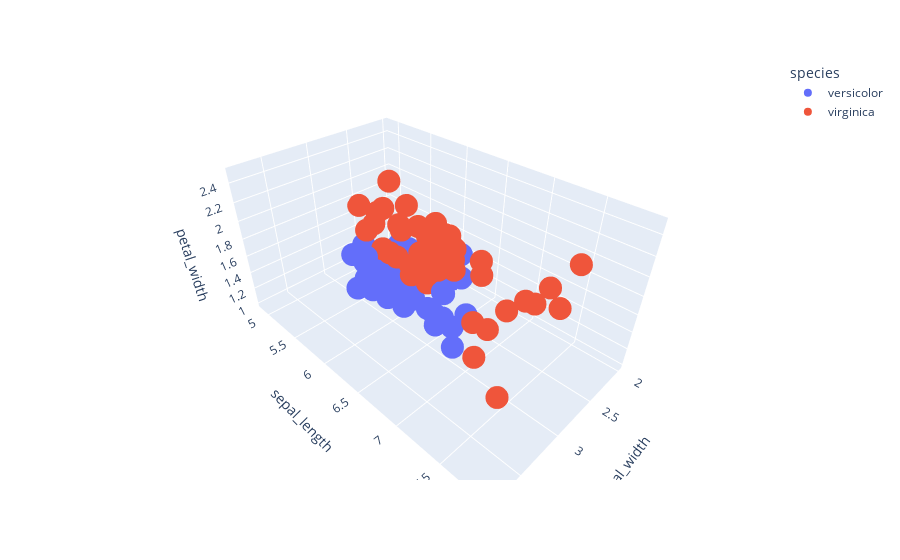

Notebook code cell kept with this figure:
### Code cell
df2 = df[df['species'].isin(['versicolor', 'virginica'])]
fig = px.scatter_3d(df2, x='sepal_width', y='sepal_length', z='petal_width', color='species')
fig.show()

### Figure 1 — Plotly figure (JSON) as saved in the notebook; plotly's stock layout.template omitted (floating-point values rounded to 4 significant figures)
{"data": [{"hovertemplate": "species=versicolor<br>sepal_width=%{x}<br>sepal_length=%{y}<br>petal_width=%{z}<extra></extra>", "legendgroup": "versicolor", "marker": {"color": "#636efa", "symbol": "circle"}, "mode": "markers", "name": "versicolor", "scene": "scene", "showlegend": true, "type": "scatter3d", "x": [3.2, 3.2, 3.1, 2.3, 2.8, 2.8, 3.3, 2.4, 2.9, 2.7, 2, 3, 2.2, 2.9, 2.9, 3.1, 3, 2.7, 2.2, 2.5, 3.2, 2.8, 2.5, 2.8, 2.9, 3, 2.8, 3, 2.9, 2.6, 2.4, 2.4, 2.7, 2.7, 3, 3.4, 3.1, 2.3, 3, 2.5, 2.6, 3, 2.6, 2.3, 2.7, 3, 2.9, 2.9, 2.5, 2.8], "y": [7, 6.4, 6.9, 5.5, 6.5, 5.7, 6.3, 4.9, 6.6, 5.2, 5, 5.9, 6, 6.1, 5.6, 6.7, 5.6, 5.8, 6.2, 5.6, 5.9, 6.1, 6.3, 6.1, 6.4, 6.6, 6.8, 6.7, 6, 5.7, 5.5, 5.5, 5.8, 6, 5.4, 6, 6.7, 6.3, 5.6, 5.5, 5.5, 6.1, 5.8, 5, 5.6, 5.7, 5.7, 6.2, 5.1, 5.7], "z": [1.4, 1.5, 1.5, 1.3, 1.5, 1.3, 1.6, 1, 1.3, 1.4, 1, 1.5, 1, 1.4, 1.3, 1.4, 1.5, 1, 1.5, 1.1, 1.8, 1.3, 1.5, 1.2, 1.3, 1.4, 1.4, 1.7, 1.5, 1, 1.1, 1, 1.2, 1.6, 1.5, 1.6, 1.5, 1.3, 1.3, 1.3, 1.2, 1.4, 1.2, 1, 1.3, 1.2, 1.3, 1.3, 1.1, 1.3]}, {"hovertemplate": "species=virginica<br>sepal_width=%{x}<br>sepal_length=%{y}<br>petal_width=%{z}<extra></extra>", "legendgroup": "virginica", "marker": {"color": "#EF553B", "symbol": "circle"}, "mode": "markers", "name": "virginica", "scene": "scene", "showlegend": true, "type": "scatter3d", "x": [3.3, 2.7, 3, 2.9, 3, 3, 2.5, 2.9, 2.5, 3.6, 3.2, 2.7, 3, 2.5, 2.8, 3.2, 3, 3.8, 2.6, 2.2, 3.2, 2.8, 2.8, 2.7, 3.3, 3.2, 2.8, 3, 2.8, 3, 2.8, 3.8, 2.8, 2.8, 2.6, 3, 3.4, 3.1, 3, 3.1, 3.1, 3.1, 2.7, 3.2, 3.3, 3, 2.5, 3, 3.4, 3], "y": [6.3, 5.8, 7.1, 6.3, 6.5, 7.6, 4.9, 7.3, 6.7, 7.2, 6.5, 6.4, 6.8, 5.7, 5.8, 6.4, 6.5, 7.7, 7.7, 6, 6.9, 5.6, 7.7, 6.3, 6.7, 7.2, 6.2, 6.1, 6.4, 7.2, 7.4, 7.9, 6.4, 6.3, 6.1, 7.7, 6.3, 6.4, 6, 6.9, 6.7, 6.9, 5.8, 6.8, 6.7, 6.7, 6.3, 6.5, 6.2, 5.9], "z": [2.5, 1.9, 2.1, 1.8, 2.2, 2.1, 1.7, 1.8, 1.8, 2.5, 2, 1.9, 2.1, 2, 2.4, 2.3, 1.8, 2.2, 2.3, 1.5, 2.3, 2, 2, 1.8, 2.1, 1.8, 1.8, 1.8, 2.1, 1.6, 1.9, 2, 2.2, 1.5, 1.4, 2.3, 2.4, 1.8, 1.8, 2.1, 2.4, 2.3, 1.9, 2.3, 2.5, 2.3, 1.9, 2, 2.3, 1.8]}], "layout": {"legend": {"title": {"text": "species"}, "tracegroupgap": 0}, "margin": {"t": 60}, "scene": {"domain": {"x": [0, 1], "y": [0, 1]}, "xaxis": {"title": {"text": "sepal_width"}}, "yaxis": {"title": {"text": "sepal_length"}}, "zaxis": {"title": {"text": "petal_width"}}}}}
